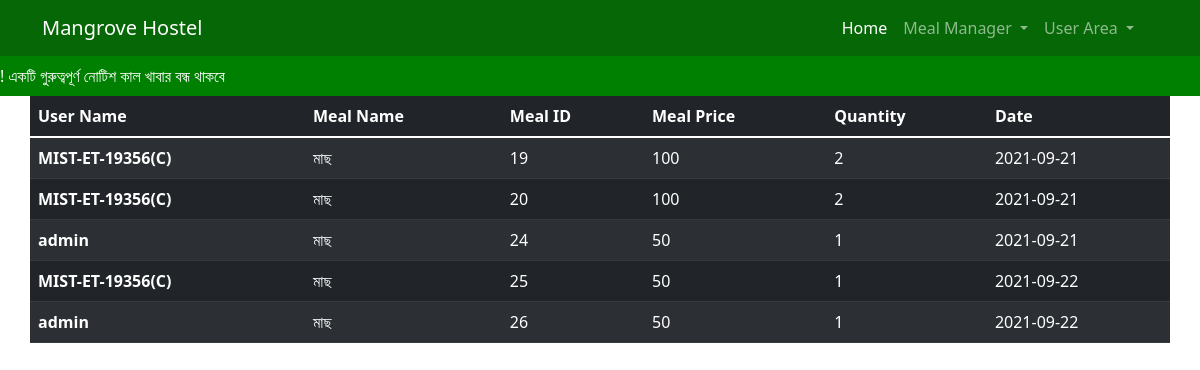
The app's page /panelhead/ (signed in) with its own data.
### mist/models.py (models this page shows, shortened)
class Meal_Order(models.Model):
    id=models.AutoField(primary_key=True)
    Name=models.CharField(max_length=50,default="")
    Hostel=models.CharField(max_length=13,default=1)
    Food_Name=models.CharField(max_length=50,default="")
    Food_ID=models.CharField(max_length=50,default="")
    Price=models.CharField(max_length=50,default="")
    Quantity=models.CharField(max_length=10,default="")
    Date_Time=models.CharField(max_length=50,default="")

### mist/views.py (the view)
# urls.py: path('panelhead/', views.panelhed,name="panelhead"),
def panelhed(request):
    if request.user.is_authenticated:
        if request.user.is_staff:
            allorder=Meal_Order.objects.all()
            sendvar={
                "meal":allorder,
            }
            return render(request,"panelhed.html",sendvar)
        return redirect(index)
    return redirect(login)

### mist/templates/panelhed.html (shortened to what this page needs)
{% extends 'base.html' %}
{% load static %}
{% block head %}
<link rel="stylesheet" type="text/css" href="{% static 'style.css' %}">
{% endblock  %}
{% block body %}
    <table class="table table-dark table-striped container">
            <thead>
                <tr>
                    <th scope="col">User Name</th>
                    <th scope="col">Meal Name</th>
                    <th scope="col">Meal ID</th>
                    <th scope="col">Meal Price</th>
                    <th scope="col">Quantity</th>
                    <th scope="col">Date</th>
                </tr>
            </thead>
            <tbody>
            {% for i in meal %}
                <tr>
                    <th scope="row">{{i.Name}}</th>
                    <td>{{i.Food_Name}}</td>
                    <td>{{i.id}}</td>
                    <td>{{i.Price}}</td>
                    <td>{{i.Quantity}}</td>
                    <td>{{i.Date_Time}}</td>
                </tr>
            {% endfor %}
            </tbody>
            </table>
{% endblock  %}

### records on screen
Meal_Order: Name "MIST-ET-19356(C)", Food_Name "মাছ", id "19", Price "100", Quantity "2", Date_Time "2021-09-21"
Meal_Order: Name "MIST-ET-19356(C)", Food_Name "মাছ", id "20", Price "100", Quantity "2", Date_Time "2021-09-21"
Meal_Order: Name "admin", Food_Name "মাছ", id "24", Price "50", Quantity "1", Date_Time "2021-09-21"
Meal_Order: Name "MIST-ET-19356(C)", Food_Name "মাছ", id "25", Price "50", Quantity "1", Date_Time "2021-09-22"
Meal_Order: Name "admin", Food_Name "মাছ", id "26", Price "50", Quantity "1", Date_Time "2021-09-22"
